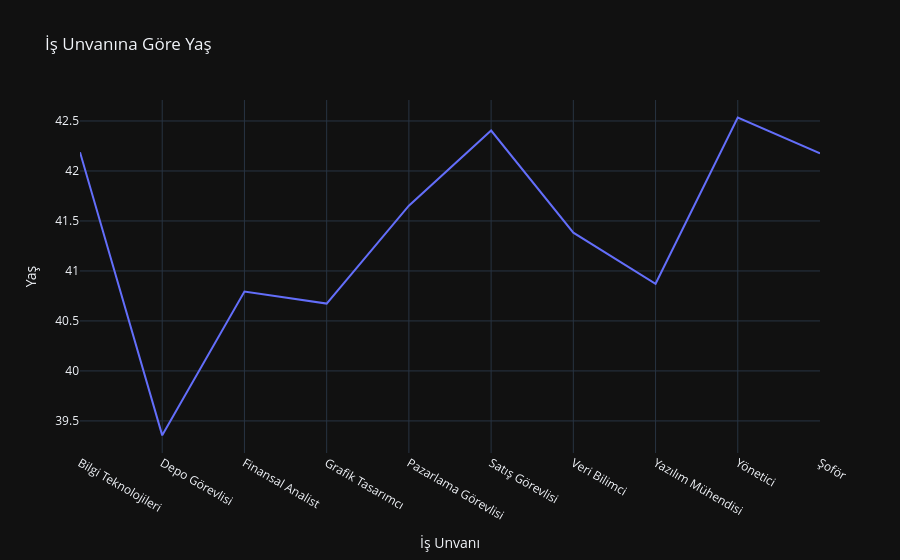

Source (notebook cell):
### Code cell
px.line(x="İş Unvanı",
        y="Yaş",
        data_frame=line,
        title="İş Unvanına Göre Yaş",
        template = 'plotly_dark')

### Figure 1 — Plotly figure (JSON) as saved in the notebook; plotly's stock layout.template omitted (floating-point values rounded to 4 significant figures)
{"data": [{"hovertemplate": "İş Unvanı=%{x}<br>Yaş=%{y}<extra></extra>", "legendgroup": "", "line": {"color": "#636efa", "dash": "solid"}, "marker": {"symbol": "circle"}, "mode": "lines", "name": "", "orientation": "v", "showlegend": false, "type": "scatter", "x": ["Bilgi Teknolojileri", "Depo Görevlisi", "Finansal Analist", "Grafik Tasarımcı", "Pazarlama Görevlisi", "Satış Görevlisi", "Veri Bilimci", "Yazılım Mühendisi", "Yönetici", "Şoför"], "xaxis": "x", "y": [42.19, 39.36, 40.79, 40.67, 41.65, 42.4, 41.38, 40.87, 42.53, 42.18], "yaxis": "y"}], "layout": {"legend": {"tracegroupgap": 0}, "title": {"text": "İş Unvanına Göre Yaş"}, "xaxis": {"anchor": "y", "domain": [0, 1], "title": {"text": "İş Unvanı"}}, "yaxis": {"anchor": "x", "domain": [0, 1], "title": {"text": "Yaş"}}}}
